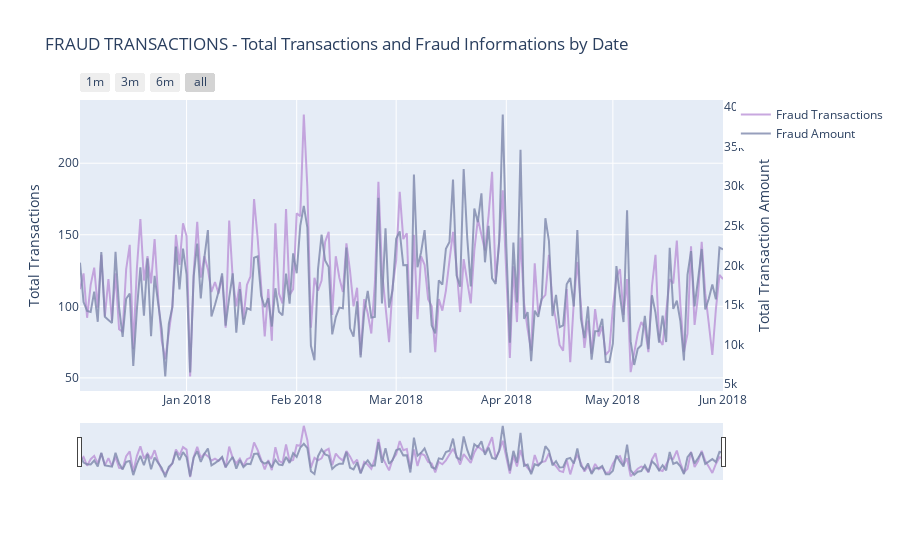

Notebook code for this chart:
### Markdown cell above
## FRAUD TRANSACTIONS BY DATE
- Visualizing only Fraud Transactions by Date

### Code cell
# Calling the function to transform the date column in datetime pandas object

#seting some static color options
color_op = ['#5527A0', '#BB93D7', '#834CF7', '#6C941E', '#93EAEA', '#7425FF', '#F2098A', '#7E87AC', 
            '#EBE36F', '#7FD394', '#49C35D', '#3058EE', '#44FDCF', '#A38F85', '#C4CEE0', '#B63A05', 
            '#4856BF', '#F0DB1B', '#9FDBD9', '#B123AC']

tmp_amt = df_trans.groupby([df_trans.Date.dt.date, 'isFraud'])['TransactionAmt'].sum().reset_index()
tmp_trans = df_trans.groupby([df_trans.Date.dt.date, 'isFraud'])['TransactionAmt'].count().reset_index()

tmp_trans_fraud = tmp_trans[tmp_trans['isFraud'] == 1]
tmp_amt_fraud = tmp_amt[tmp_amt['isFraud'] == 1]

dates_temp = df_trans.groupby(df_trans.Date.dt.date)['TransactionAmt'].count().reset_index()
# renaming the columns to apropriate names

# creating the first trace with the necessary parameters
trace = go.Scatter(x=tmp_trans_fraud['Date'], y=tmp_trans_fraud.TransactionAmt,
                    opacity = 0.8, line = dict(color = color_op[1]), name= 'Fraud Transactions')

# using the new dates_temp_sum we will create the second trace
trace1 = go.Scatter(x=tmp_amt_fraud.Date, line = dict(color = color_op[7]), name="Fraud Amount",
                    y=tmp_amt_fraud['TransactionAmt'], opacity = 0.8, yaxis='y2')

#creating the layout the will allow us to give an title and 
# give us some interesting options to handle with the outputs of graphs
layout = dict(
    title= "FRAUD TRANSACTIONS - Total Transactions and Fraud Informations by Date",
    xaxis=dict(
        rangeselector=dict(
            buttons=list([
                dict(count=1, label='1m', step='month', stepmode='backward'),
                dict(count=3, label='3m', step='month', stepmode='backward'),
                dict(count=6, label='6m', step='month', stepmode='backward'),
                dict(step='all')
            ])
        ),
        rangeslider=dict(visible = True),
        type='date' ),
    yaxis=dict(title='Total Transactions'),
    yaxis2=dict(overlaying='y',
                anchor='x', side='right',
                zeroline=False, showgrid=False,
                title='Total Transaction Amount')
)

# creating figure with the both traces and layout
fig = dict(data= [trace, trace1], layout=layout)

#rendering the graphs
iplot(fig) #it's an equivalent to plt.show()

### Figure 1 — Plotly figure (JSON) as saved in the notebook; plotly's stock layout.template omitted (floating-point values rounded to 4 significant figures; data arrays with more than 128 entries replaced by an {"elided": "..."} marker saying what was removed)
{"data": [{"line": {"color": "#BB93D7"}, "name": "Fraud Transactions", "opacity": 0.8, "x": {"elided": "182 str values"}, "y": {"elided": "182 int values"}, "type": "scatter"}, {"line": {"color": "#7E87AC"}, "name": "Fraud Amount", "opacity": 0.8, "x": {"elided": "182 str values"}, "y": {"elided": "182 float values"}, "yaxis": "y2", "type": "scatter"}], "layout": {"title": {"text": "FRAUD TRANSACTIONS - Total Transactions and Fraud Informations by Date"}, "xaxis": {"rangeselector": {"buttons": [{"count": 1, "label": "1m", "step": "month", "stepmode": "backward"}, {"count": 3, "label": "3m", "step": "month", "stepmode": "backward"}, {"count": 6, "label": "6m", "step": "month", "stepmode": "backward"}, {"step": "all"}]}, "rangeslider": {"visible": true}, "type": "date"}, "yaxis": {"title": {"text": "Total Transactions"}}, "yaxis2": {"anchor": "x", "overlaying": "y", "showgrid": false, "side": "right", "title": {"text": "Total Transaction Amount"}, "zeroline": false}}}
